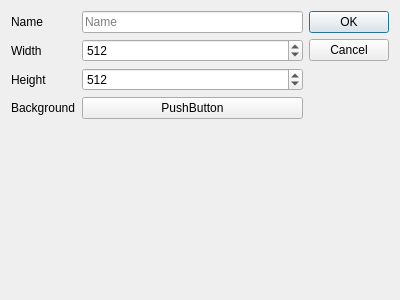
<?xml version="1.0" encoding="UTF-8"?>
<ui version="4.0">
 <class>NewImageDialog</class>
 <widget class="QDialog" name="NewImageDialog">
  <property name="geometry">
   <rect>
    <x>0</x>
    <y>0</y>
    <width>400</width>
    <height>300</height>
   </rect>
  </property>
  <property name="windowTitle">
   <string>New Image</string>
  </property>
  <layout class="QHBoxLayout" name="horizontalLayout">
   <item>
    <layout class="QFormLayout" name="formLayout">
     <item row="0" column="0">
      <widget class="QLabel" name="label">
       <property name="text">
        <string>Name</string>
       </property>
      </widget>
     </item>
     <item row="1" column="0">
      <widget class="QLabel" name="label_2">
       <property name="text">
        <string>Width</string>
       </property>
      </widget>
     </item>
     <item row="2" column="0">
      <widget class="QLabel" name="label_3">
       <property name="text">
        <string>Height</string>
       </property>
      </widget>
     </item>
     <item row="3" column="0">
      <widget class="QLabel" name="label_4">
       <property name="text">
        <string>Background</string>
       </property>
      </widget>
     </item>
     <item row="1" column="1">
      <widget class="QSpinBox" name="width">
       <property name="minimum">
        <number>1</number>
       </property>
       <property name="maximum">
        <number>2048</number>
       </property>
       <property name="value">
        <number>512</number>
       </property>
      </widget>
     </item>
     <item row="2" column="1">
      <widget class="QSpinBox" name="height">
       <property name="minimum">
        <number>1</number>
       </property>
       <property name="maximum">
        <number>2048</number>
       </property>
       <property name="value">
        <number>512</number>
       </property>
      </widget>
     </item>
     <item row="0" column="1">
      <widget class="QLineEdit" name="name">
       <property name="text">
        <string/>
       </property>
       <property name="placeholderText">
        <string>Name</string>
       </property>
      </widget>
     </item>
     <item row="3" column="1">
      <widget class="QPushButton" name="pushButton">
       <property name="text">
        <string>PushButton</string>
       </property>
      </widget>
     </item>
    </layout>
   </item>
   <item>
    <widget class="QDialogButtonBox" name="buttonBox">
     <property name="orientation">
      <enum>Qt::Vertical</enum>
     </property>
     <property name="standardButtons">
      <set>QDialogButtonBox::Cancel|QDialogButtonBox::Ok</set>
     </property>
    </widget>
   </item>
  </layout>
 </widget>
 <resources/>
 <connections>
  <connection>
   <sender>buttonBox</sender>
   <signal>accepted()</signal>
   <receiver>NewImageDialog</receiver>
   <slot>accept()</slot>
   <hints>
    <hint type="sourcelabel">
     <x>248</x>
     <y>254</y>
    </hint>
    <hint type="destinationlabel">
     <x>157</x>
     <y>274</y>
    </hint>
   </hints>
  </connection>
  <connection>
   <sender>buttonBox</sender>
   <signal>rejected()</signal>
   <receiver>NewImageDialog</receiver>
   <slot>reject()</slot>
   <hints>
    <hint type="sourcelabel">
     <x>316</x>
     <y>260</y>
    </hint>
    <hint type="destinationlabel">
     <x>286</x>
     <y>274</y>
    </hint>
   </hints>
  </connection>
 </connections>
</ui>
